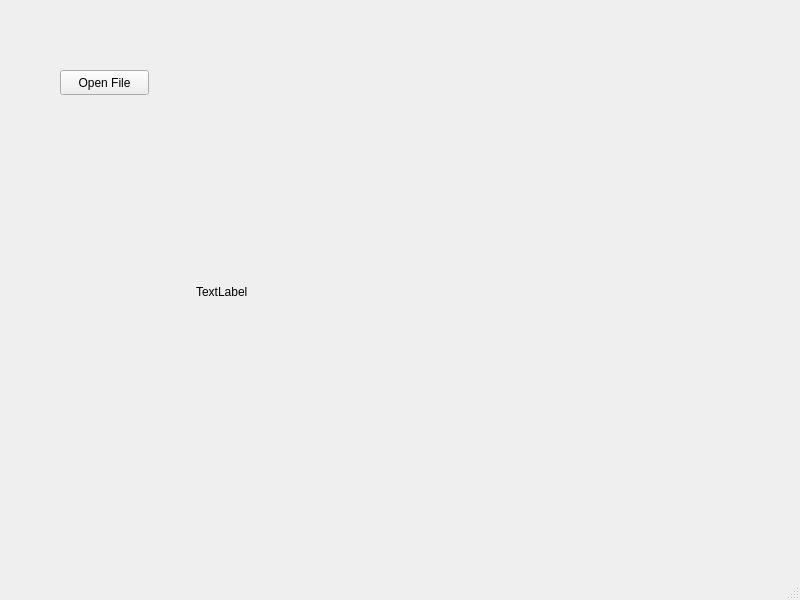
<?xml version="1.0" encoding="UTF-8"?>
<ui version="4.0">
 <class>MainWindow</class>
 <widget class="QMainWindow" name="MainWindow">
  <property name="geometry">
   <rect>
    <x>0</x>
    <y>0</y>
    <width>800</width>
    <height>600</height>
   </rect>
  </property>
  <property name="windowTitle">
   <string>MainWindow</string>
  </property>
  <widget class="QWidget" name="centralwidget">
   <widget class="QPushButton" name="pushButton">
    <property name="geometry">
     <rect>
      <x>60</x>
      <y>70</y>
      <width>89</width>
      <height>25</height>
     </rect>
    </property>
    <property name="text">
     <string>Open File</string>
    </property>
   </widget>
   <widget class="QLabel" name="label">
    <property name="geometry">
     <rect>
      <x>196</x>
      <y>76</y>
      <width>571</width>
      <height>431</height>
     </rect>
    </property>
    <property name="text">
     <string>TextLabel</string>
    </property>
   </widget>
  </widget>
  <widget class="QMenuBar" name="menubar">
   <property name="geometry">
    <rect>
     <x>0</x>
     <y>0</y>
     <width>800</width>
     <height>22</height>
    </rect>
   </property>
  </widget>
  <widget class="QStatusBar" name="statusbar"/>
 </widget>
 <resources/>
 <connections/>
</ui>
